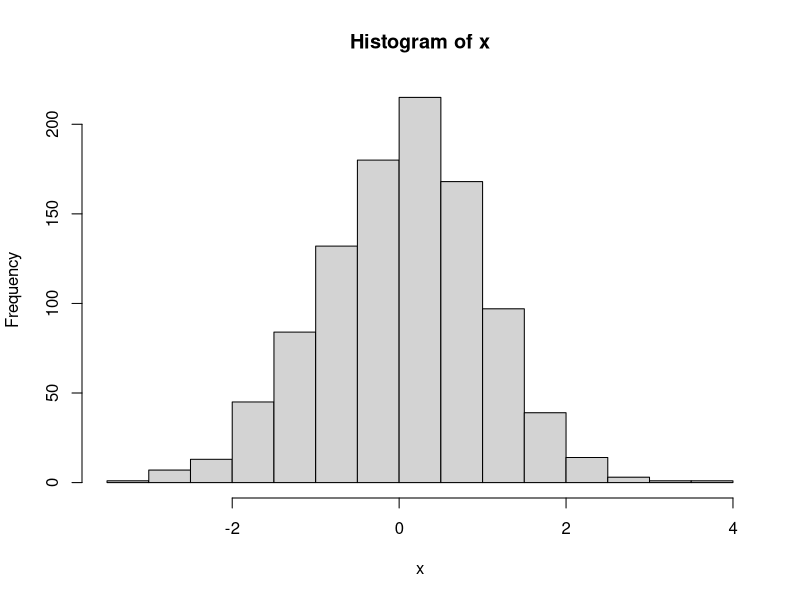
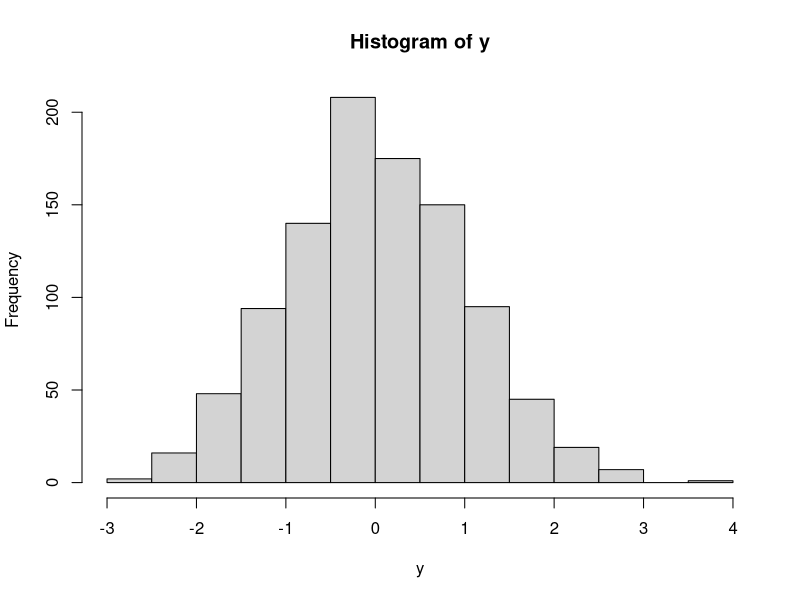
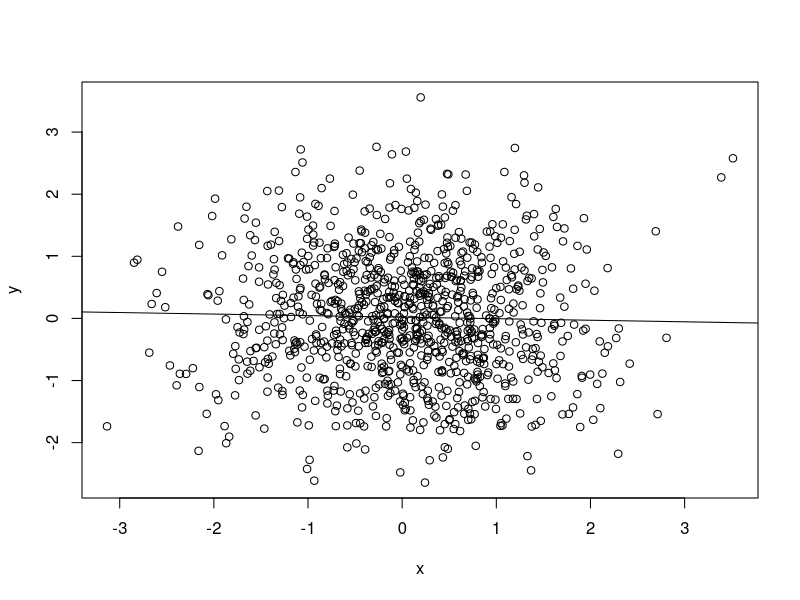
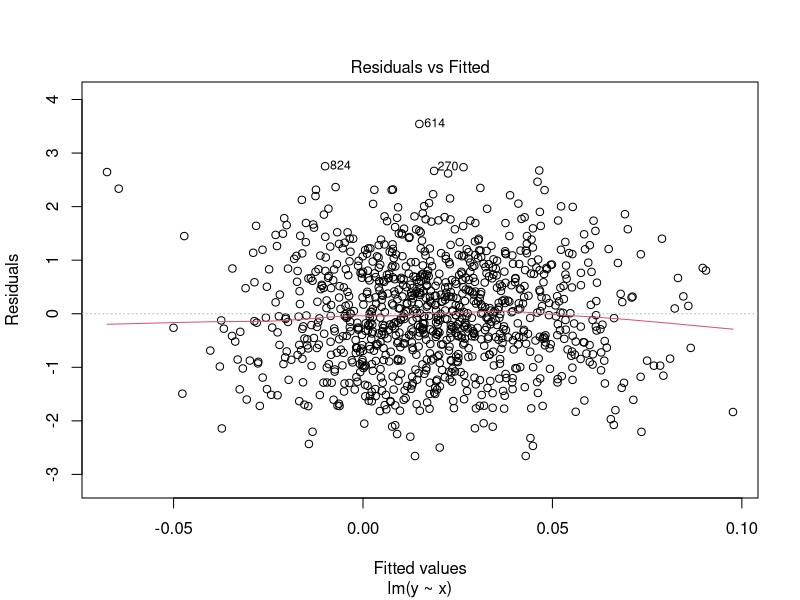
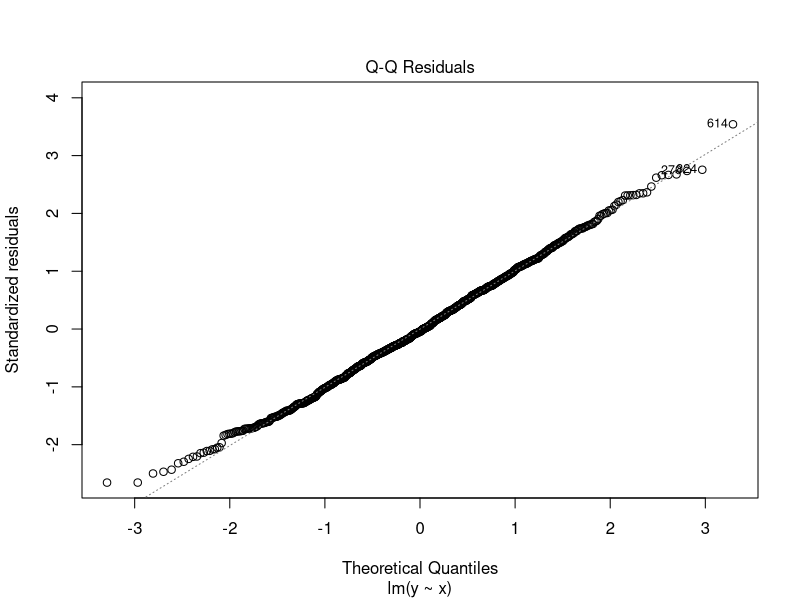
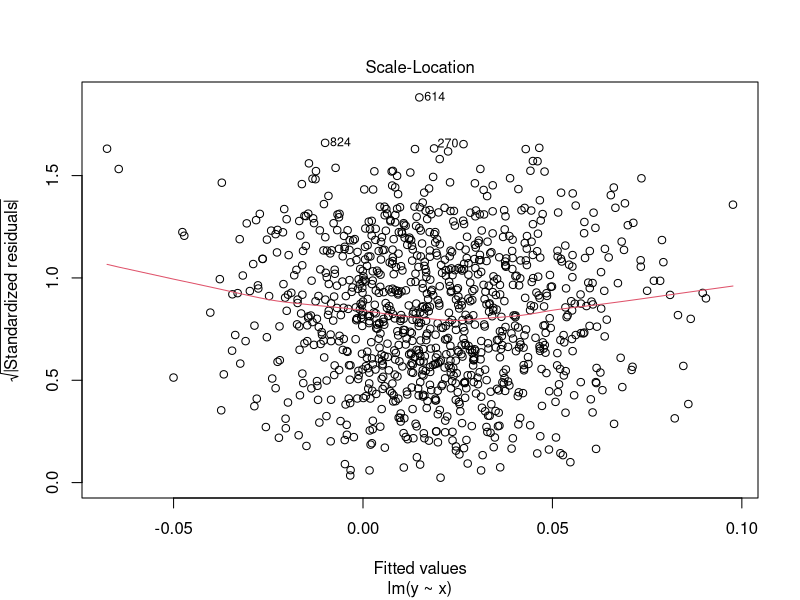
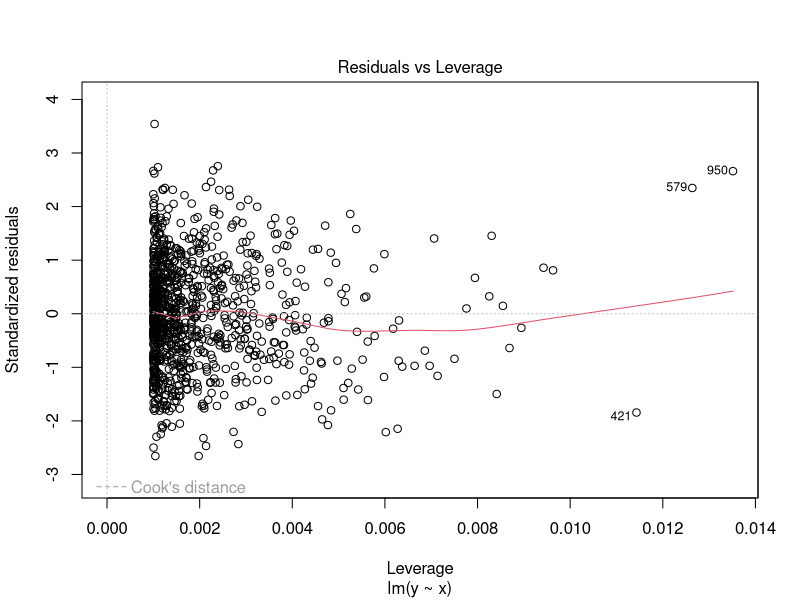
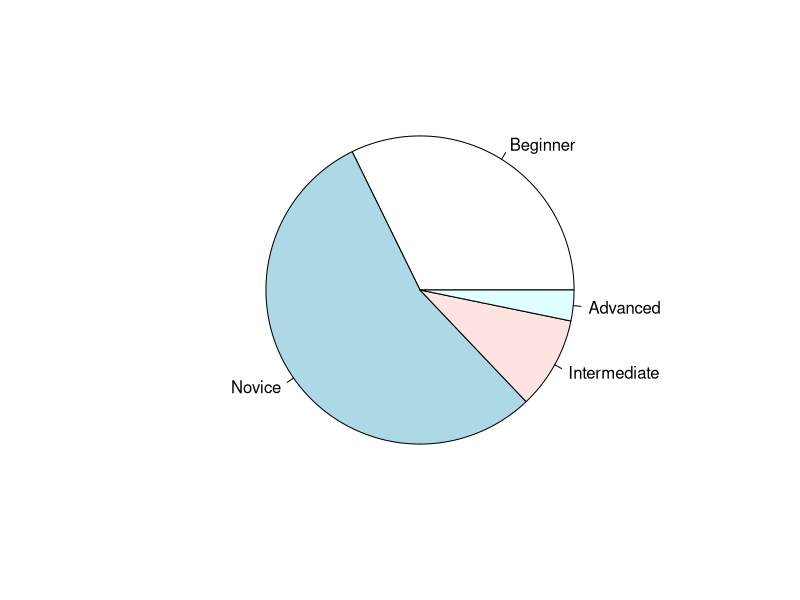

Write the R code that produced these figures, in order.
#######SCRIPT 2 FOR SOFTWARE TOOLS----

#Introduction to RStudio and R Data Structures (Part 2)

#Purpose: This script is designed to help us walk through the basics of using RStudio. RStudio is a friendly yet powerful software for conducting analyses in R and also has tools to facilitate software development. We will also go over 4 fundamental data object classes in R. Understanding data structures is essential for being able to use R. Many functions only operate on selected types of data, and understanding the structure of data will help us to avoid errors.

#Tip: If you've not done so already, please be sure first to review the uploaded script and example answers to the coding challenges for script #1, posted under class 1 on CourseLink.

#Tip: Please let me know in class if you have trouble seeing due to font size, and I will adjust.

#Tip: For beginning programmers, please don't worry if you find coding challenge #4 too difficult to solve immediately. We will get to many of those functions and options over time. Many of our example scripts will include a more advanced challenge as our class consists of learners who are coming in with various levels of experience. 

#Today, we will start using RStudio, which is an IDE (Integrated Development Environment) for R. I've posted the RStudio "cheat sheet" to CourseLink so that you may explore other features. However, we can productively get started by using a few key features of the software.

#For your reference again, here is the link to the formal language definition:
#https://cran.r-project.org/doc/manuals/R-lang.html
#Definitions provided in this script are from this resource.

###Part 1 - Introduction to Working in RStudio----

#Set RStudio to wrap commenting. Tools -> Global Options -> Code -> Soft-wrap R source files. This will mean you will be able to read the comments, without them running off the right side of the script display window.

#Also, notice that you can click on the arrows on the left that are beside the section headers. You can collapse and expand each section of the script, making it easier to navigate and to focus on one section at a time. You can use this formatting in your own scripts too. You need to add four or more dashes at the end of line to designate it as a header.

#While getting used to RStudio, we are going to work with some simple functions and commands and build upon class 1.
#4 panes or windows: script editor, console, environment, display window (e.g. for plots and documentation)
#In the script editor, use # to indicate comments
#We type our script in the script editor and send it to the console using Ctrl-Enter. I suggest to get used to using common keyboard shortcuts. You can put your cursor anywhere on a line and send it to the console. You can also highlight multiple lines and run or even select all (using control-A) and run the entire script. Lines of commenting will be skipped over.

#Let's try running a few lines of code similar to the class 1 script. What are we doing here? Predict what this line will do before you run it.
y <- c(1:10)
y
z <- 1:10
z

#YOUR TURN: Create a vector of integers from 1 to 20 and assign your data to a vector named my.vector

#ANSWER (to generate and view vector)
my.vector <- 1:20
my.vector

#If you wish, you can also view the vector right away by encasing your command in parentheses.
(my.vector <- 1:20)

#What do you notice about the colour of the comments vs. the code? I find the colour difference helpful for working with scripts.

#RStudio helps with finding errors. Try leaving out the closing parenthesis and see what happens.
#Uncomment (i.e. remove the #) and try the below
#y <- c(1:10

#See the red symbol that appears to the left? pretty helpful. What was missing? Yes, the closing parenthesis.
y <- c(1:10)
y

#Also, check out how RStudio helps you keep track of parenthesis pairs by scrolling through this line and also writing your own line that is similar.
z <- c((3:10), (y + 2))

#Predict what the above line will do before you uncomment and run the below (i.e. remove the # and run the below line to check).
#z

#Look in your global environment (typically, the pane to the upper right, although you can re-arrange your view). What do you see? RStudio will help you to keep track of your objects. Note these are in working memory. In other lessons, we will also see how to write data to hard disk.

#To remove one object:
rm(y)
rm(z)

#Or, remove two:
rm(y, z)

#You can also use the sweep symbol in your environment pane if you want to clear out everything with your mouse. For a larger script that you want to be reproducible, rather than interactive, code in the removal of your objects. You can remove individual objects or a subset or all. To remove all:
rm(list = ls())

#Now, let's create some data. It is very helpful to be able to create data quickly to work with. Additionally, at some point, you may wish to generate data from various statistical distributions for real investigations (e.g. you might wish to compare real data to a null distribution). R has many different distributions available (e.g. random, uniform, poisson, etc.), but we will use just one for today.
x <- rnorm(1000)
y <- rnorm(1000)

#See x
x

#See the top of x
head(x)

#See the end portion of x
tail(x)

#See how many elements are in x
length(x)

#What does rnorm() do? As always, check out the documentation. What are the defaults for this function?
?rnorm

#YOUR TURN: generate 100 numbers under a random normal distribution, with a mean of 10 and standard deviation of 5. Assign your result to a vector called my.rnorm

#ANSWER
my.rnorm <- rnorm(n = 100, mean = 10, sd = 5)

#Let's learn how to use some more simple, yet commonly used, functions for mathematics. Check out the mean, median, and standard deviation of your results.
mean(my.rnorm)
median(my.rnorm)
sd(my.rnorm)
max(my.rnorm)
min(my.rnorm)

#What do you think these functions do? See! There are many useful functions in R with simple, intuitive names that are easy to remember.

#Do the answers you are getting look reasonable? On your own, have a look at the documentation for these functions.

#R can generate data under various distributions. This can be very helpful for generating null models to compare against real, observed data or for generating random numbers to help you with experimental design. Some other examples of distributions you can sample from: random uniform using the function runif(), random numbers under a poisson distribution using rpois(), binomial distribution using rbinom(), exponential distribution using rexp(), etc. Remember that R has its origins in statistical computing and has a lot of functionality in stats, although it's now used for many types of analyses and visualizations.

#Now, let's create and view some simple figures in the lower-right window. Later we will see ways to customize figures and create more visually appealing figures using the ggplot package. hist() is used to build a frequency distribution of values, a histogram, while plot is used when you have two variables to plot.
hist(x)
hist(y)
plot(x, y)

#On your own: How do our plots look if we generate just 10 values?

#let's build a linear model, summarize the model, and plot the regression line.

#We are creating a linear model and assigning it to the name model. We are using the function lm() to fit the model. The response variable (or "dependent variable") comes first, here y. This is followed by the tilde, i.e. ~. The predictor variable (or "independent variable") come after the tilde. (There can be multiple predictor variables in the case of multiple regression, but for now we will use just one predictor variable.)
model <- lm(y ~ x)

#Do we expect a significant trend? Why or why not?

#ANSWER: No, we do not expect a significant trend. We generated x and y independently under the random normal distribution, with no association between them.

#Let's see. Summarizing the model:
summary(model)

#adding the regression line for the model to the plot.
abline(model)

#Is there a significant trend? What do we find in the model summary and in the plot?

#Now let's view the model diagnostic plots
plot(model)

#Note you then need to hit enter multiple times within the console window in order to scroll through the plots.
#What are we looking for? We want to see if our model assumptions are plausible. Is a linear model suitable for these data?
#Please review from your prior stats course(s) the meaning of these plots and regression assumptions. I suggest that the following online tutorial is helpful for understanding diagnostic plots for linear models:
#https://data.library.virginia.edu/diagnostic-plots/

#Help will also show up in the lower right window. Try looking at the help and check out the default arguments.
?plot()


###Part 2 - Matrices and Coding Challenge!----

#Remember that you can work in small groups if you wish to write code to perform the below tasks. Or, you could complete this individually and then compare with your peers and with the posted example answers. I will typically post example answers within a few days, but please do remind me if I ever forget!

#Generate the integers from 1 to 100 and assign to a vector named hundred.
hundred <- 1:100

#Show the contents of hundred on the screen
hundred

#Check out the documentation for the function called matrix()
?matrix()

#Take the contents of hundred and place into a 10 X 10 matrix called ten.by.ten
ten.by.ten <- matrix(data = hundred, nrow = 10, ncol = 10)

#Check out the contents of ten.by.ten on the screen
ten.by.ten

#Indexing is used very frequently for analyzing subsets of data. Here are examples of indexing by position for matrices... 

#We can access rows from matrices as follows:
ten.by.ten[2, ] #row 2
ten.by.ten[4, ] #row 4
ten.by.ten[1:4, ] #rows 1 through 4
ten.by.ten[c(1, 3, 5), ] #rows 1, 3, and 5

#Above, by putting nothing after the comma, this means we want all columns.

#We can pull out columns from matrices as follows:
ten.by.ten[, 2] #column 2
ten.by.ten[, 4] #column 4
ten.by.ten[, 1:4] #columns 1 through 4
ten.by.ten[, c(1, 3, 5)] #columns 1, 3, and 5

#By putting nothing before the comma, this means that we want all rows.

#We can also select one individual elements. This can be considered similar to selecting a single cell in an Excel sheet.
ten.by.ten[2, 3] #row 2, column 3
ten.by.ten[3, 5] #row 3, column 5

#Examples of selecting more than one element:
ten.by.ten[1:5, 1] #rows 1 through 5, column 1
ten.by.ten[1, 1:5] #row 1, columns 1 through 5

#Rewrite your line for creating your matrix two ways: with vs. without naming the arguments. (What do you remember about specifying the arguments and argument order? Tip: You don't have to name the argument if you will use them in the default order. However, I recommend to name your arguments when you are using a function that takes lots of optional arguments, so that everything goes as planned. Also, naming your arguments makes your code explicit and increases its future utility.)
matrix.test <- matrix(hundred, 10, 10)

#Are they the same?
all.equal(ten.by.ten, matrix.test)

#Now, depending upon what we are doing, we may want to fill by row instead of column. The default for byrow = FALSE. Try again, setting byrow = TRUE. See how those two options differ.
matrix.test2 <- matrix(data = hundred, nrow = 10, ncol = 10, byrow = TRUE)
matrix.test2

#Create your own example of using the sample() function.
?sample()
#Code it out!

#Also, here are 3 specific examples to try, plus a more advanced challenge:

#Example #1: In your hypothetical study of environmental DNA (eDNA), there are 200 potential ponds you could include. You can have numbered the ponds 1-200. The scope of your study is to sample 40 of them. Pick 40 of 200 ponds randomly using R.
ponds <- sample(x = 1:200, size = 40)
ponds
length(ponds)

#Tip: When sampling or generating random numbers, if you want your script to be completely reproducible, you can use set.seed() first. First, try generating several sets of samples without doing that. Then, try set.seed() and do it again. the parentheses in this example means I am choosing to print the results to the screen right away. Example:
set.seed(12345)
(ponds <- sample(x = 1:200, size = 40))

#Compare if you run it again:
set.seed(12345)
(ponds <- sample(x = 1:200, size = 40))

#Example #2: In this hypothetical example, you have 10 friends but only 5 extra cookies. Create a vector containing the names of your friends. Tip: You should be creating an atomic vector of data mode character. Randomly pick 5 to whom you will deliver a cookie. (The remainder would presumably receive a cookie next week!)
friends <- c("Jen", "Xin", "Joe", "Sal", "Mo", "Bob", "Mia", "Tara", "Ed", "Kim")
sample(x = friends, size = 5)

#Example #3 (hardest). Imagine you have collected Trichoptera (caddisflies) larvae from your ponds. Caddisflies are important organisms for biomonitoring of freshwater quality and ecosytem health, due to their sensitivity to pollution. From each pond, you collected 100 caddisflies, which you will number 1 through 100. From each of your 40 ponds, you will randomly choose 30 of the 100 caddisflies for DNA sequencing. You can build up to this by doing the different components in different steps, but then also try to do this in ONE line of code. Tip: check out the function replicate(). Tip: Note that you can nest functions inside other functions. See examples at the bottom of documentation.

#Example answer: Completing sampling code challenge in one line. This line is sampling thirty elements from a vector of integers 1:100, 40 times, and assigning the results to a new data object, called to.barcode.
to.barcode <- replicate(n = 40, sample(x = 1:100, size = 30))

#Check out class and dimensions of that object.
class(to.barcode)
dim(to.barcode)
max(to.barcode)
min(to.barcode)
mean(to.barcode)

#TIP: Note that we can click on this object in the environment pane, and a viewer will come up in a new tab in the same pane as your script. This is a very helpful feature of RStudio! Does the object look as expected? We have a matrix that is 40 columns wide, representing our 40 ponds. Our matrix has 30 rows, as we now have the specimen number for each individual pond that we are going to sequence. Values range from 1 to 100, as expected.(Note that real data would be more complex! We may have variable numbers of specimens per pond, such as if some sites have low productivity, for example. So, in real life, we would need to sample over the available length of data for each pond... we will be able to do such cases later.)

#Challenge #4 and friendly competition! Come up with as many (reasonable) ways as possible to solve example 3. In R, there are many ways to do the same thing! Sometimes, different solutions are a matter of personal preference. Sometimes, there are better and worse ways to do things (e.g. considering ease of reading the code and computational time).

#I will put example answers to challenge #4 in a separate script, so that this script doesn't get overwhelming. Everyone: Feel free to have a look once you are comfortable with this script.

#Code out these examples, and then create your own example that is relevant for your own life or for research you wish to pursue!

#As a review, here is a very brief post about the main data structures in R. It is often helpful to review similar information in different ways to help us to solidify our understanding of the most important concepts.
#https://jamesmccaffrey.wordpress.com/2016/05/02/r-language-vectors-vs-arrays-vs-lists-vs-matrices-vs-data-frames/


###Part 3 - Common Object Classes: Atomic Vector, Matrix, and List----

#We will review a few concepts from last time and expand our toolkit of object classes. By the end of the lesson you should be able to explain the difference between a vector and a list and a matrix and a dataframe.

#Revisiting object class definitions. Vectors are "contiguous cells containing data". An atomic vector contains one type of element. You can play around.

vect.numb <- c(1, 8, 12, 15, 18)
vect.numb
class(vect.numb)

vect.char <- c("Analysis", "in", "R", "is", "fun")
vect.char
class(vect.char)

vect.mixed <- c(1, 3, 5, "analysis", "fun")
vect.mixed
class(vect.mixed)

#What class did R determine as the class for this vector? Character. Note that numerical data can be treated as character. See data types and their hierarchy in the base R cheat sheet.

#Indexing allows us to pull out selected data elements. Note that we use square brackets for this. For example, check out:
vect.char[1]
vect.char[2]
vect.mixed[3]
vect.mixed[c(1, 3)]

#Now, enter numeric data but use the function list(). So, note that "a list" is a data object of the class list, but the function list() is a function that creates a list! A list is a generic vector. It can still be considered a linear data object. It may (but doesn't have to) contain more than one type of element.

listA <- list(1, 45, 3, 5, 9)
listA #How do the data look on the screen compared to a vector?
class(listA) #What do you notice? what class of data object is returned?

#What does the function list do?
?list()
#"Functions to construct, coerce and check for both kinds of R lists." (from help)

#What is a list? "generic vector". It is a more general class of data object. The elements in a list could each be a matrix, for example. Thus, a list can contain hierarchical data and can also contain different types of data. Because lists can house hierarchical data, indexing can be a little more complex for lists than atomic vectors or matrices, for example, but we will get there in due course.

#It is always important to check what class of object you have. Many functions only act upon a specific class of object. Objects can be converted from one form into another, if compatible. For example:
mylist <- as.list(vect.char)
mylist
class(mylist)

#Lists are an extremely useful data object class in R! We will be returning to lists in future lessons and learn how to conduct indexing using lists and hierarchical data structures.

#Now moving on to rectangular data objects. This is a very familiar type (think an Excel sheet, which contains rows and columns). Here, we are repeating code similar to that from part 2 above.

#Using the function matrix(), we will create a new object, of the class matrix. A matrix is a two-dimensional rectangular data object which should contain one type of element. We will do this by sampling from the vector called students. Our matrix will have 5 rows. Note that I didn't specify the "size" argument as I want to include ALL of the students in a group. By reading across the rows, we will see which hypothetical students are assigned to which groups.
students <- c("Xin", "Jane", "Emma", "Maria", "Joe", "Kim", "Bev", "Li", "Sal", "Francois", "Marie", "Jen", "Vic", "Ang", "Jose", "Len", "Viv", "Don", "Kev", "Rick")
length(students)
groups1 <- matrix(sample(x = students), nrow = 5)
groups1
class(groups1)

#Think: In this case, would we want to sample with or without replacement? Answer: Without replacement! We wouldn't want to sample 2 students twice, and we wouldn't want to leave anyhow out. So, for this purpose, the default (replace = FALSE) is what we want.

#Reminder about viewing the help.
?matrix

#We can add arguments if we want to when using the matrix() function. In this case we will specify the argument dimnames to add names for the rows and columns.
groups2 <- matrix(sample(x = students), nrow = 5, dimnames = list(c("group.Awesome", "group.Brave", "group.Clever", "group.Diligent", "group.Enthusiastic"), c("Col1", "Col2", "Col3", "Col4")))
groups2

#Why CAN'T we do below? i.e. Why can't we use c() rather than list()? What does c() do? Would it preserve the dimensions? Try this. Note we are expecting an error so that you can see what happens. So, uncomment and try to run the below.

#groups2 <- matrix(sample(students), nrow = 5, dimnames = c(c("group.Awesome", "group.Brave", "group.Clever", "group.Diligent", "group.Enthusiastic"), c("Col1", "Col2", "Col3", "Col4")))

#Try to explain why we can't do this. WHY do we get an error? Would we want all of our column and row names in one vector?

#To follow the above code, read from the inside out. Start with the most nested set of parentheses. The function c(), or concatenate, is used to create two vectors, one for row names and one for column names. The function c() is a "generic function which combines its arguments" (from the help). "The default method combines its arguments to form a vector" (from the help). These vectors are then combined into a list object using the function list(). The list contains two elements, each of which is a vector (one for row names and one for column names). So, we need to use list(). 

#Tip: Try placing the parentheses in different places and see what happens. Parenthesis placement is very important and always needs to be in pairs! Try playing with vectors vs. lists.

#Now, let's look at our new and improved matrix.
groups2

#Much better! We will next use data generated by the class to demonstrate dataframes.

###Part 4 - Dataframe and Our Class's Background in R----

#In class - check time.

#The last type of data object we will look at today is a dataframe. A dataframe is like a matrix in that it is a rectangular data object. However, it can contain more than one type of element. It is one of the most common types of data object classes that we will work with.

#Typically, samples are in rows, and variables are in columns. Each column should contain just one type of data (numerical, character, categorical, etc.) to facilitate analysis. That is called "tidy data", and we will discuss that idea further in a future class.

#First, we will create a vector using familiar code, using data generated by and about the class. (These numbers now updated for 2021 class from Quiz Zero.)
background <- c(10, 17, 3, 1)
?names()
names(background) <- c("Beginner", "Novice", "Intermediate", "Advanced")
background
class(background)

?names

#For fun, let's make a pie chart.
pie(background)

#You can change the colours if you want, in various ways.
pie(background, col = rainbow(length(background)))

#Notice that the above is more general than the following, which also works.
pie(background, col = rainbow(4))

#Tip: In general, it is wise to make our code more general. We want to build code that can be easily rerun if the data change. Often, we will run the analysis many times as we develop a project and also as we add data.

?pie() #See the note about pie charts being less reliable to interpret visually than dot plots or bar charts.

#Now, let's create a data frame instead. This is a rectangular data object. Here, "level" will be treated as data (i.e. have its own column). For analysis purposes, that is generally preferable to using the names attribute (like a label "outside" the data).
df <- data.frame(c("Beginner", "Novice", "Intermediate", "Advanced"), c(9, 17, 3, 1), stringsAsFactors = TRUE)
df
names(df) <- c("Level", "No.Students")
df
class(df)

#Click on "df" in your environment window. See the dataframe using the tab next to your script in the script editor. This is very handy to be able to view the data in this way.

plot(df, xlab = "Level", ylab = "Number of students")

?plot()

#Note: We will learn how to make much nicer-looking figures with ggplot2 soon.

#Have a look at the $ operator. Separates the name of the data frame from the name of the variable. We can look at specific variables in a dataframe this way.
class(df)
class(df$Level)
class(df$No.Students)

#What is the class of each of the variables in our dataframe df?

#Parting note: ls() is very different from list()
ls()
#What does this do?
?ls()

#This was a brief overview... We will work with dataframes much more and become comfortable with them soon.

###Part 5 - Preparing for next class----

#Before next class, please install needed packages.
#If you don't have the below packages, you would uncomment (i.e. remove the # symbol) and run the following lines
#install.packages("tidyverse")
#install.packages("vegan")
#install.packages("iNEXT")
